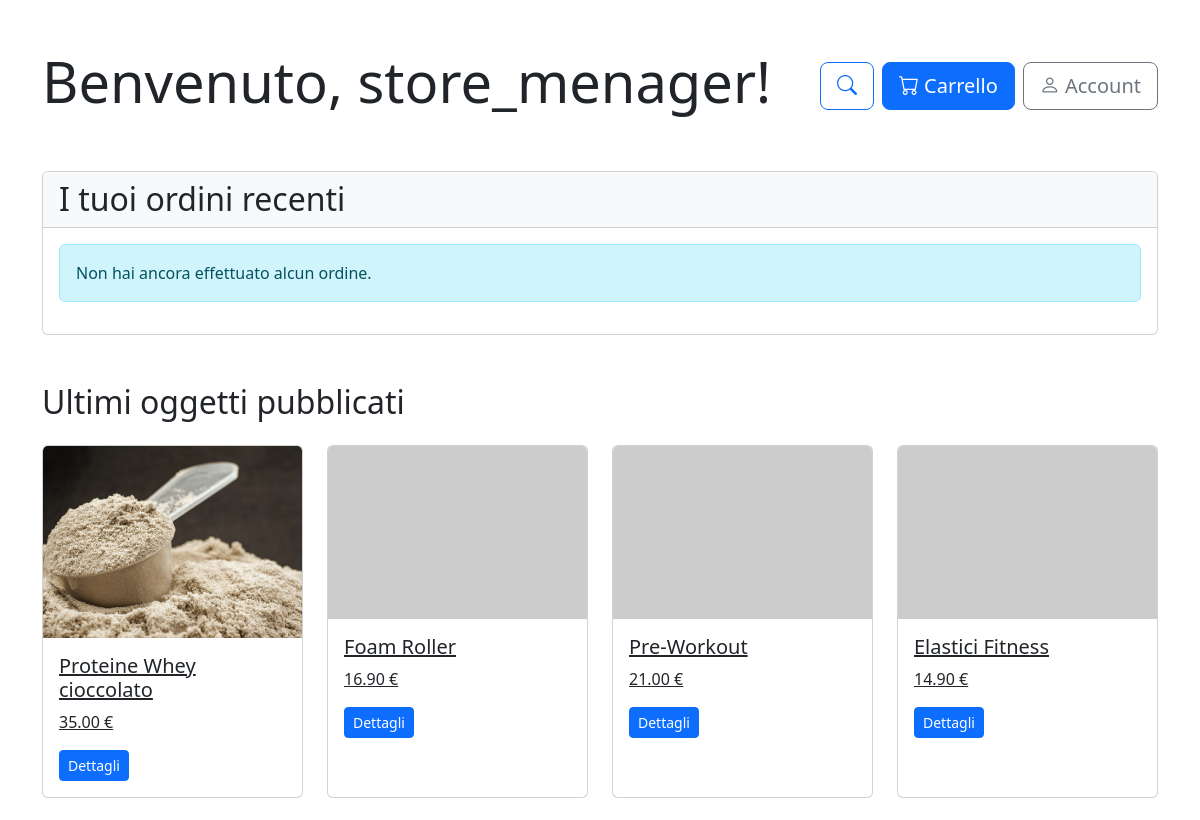
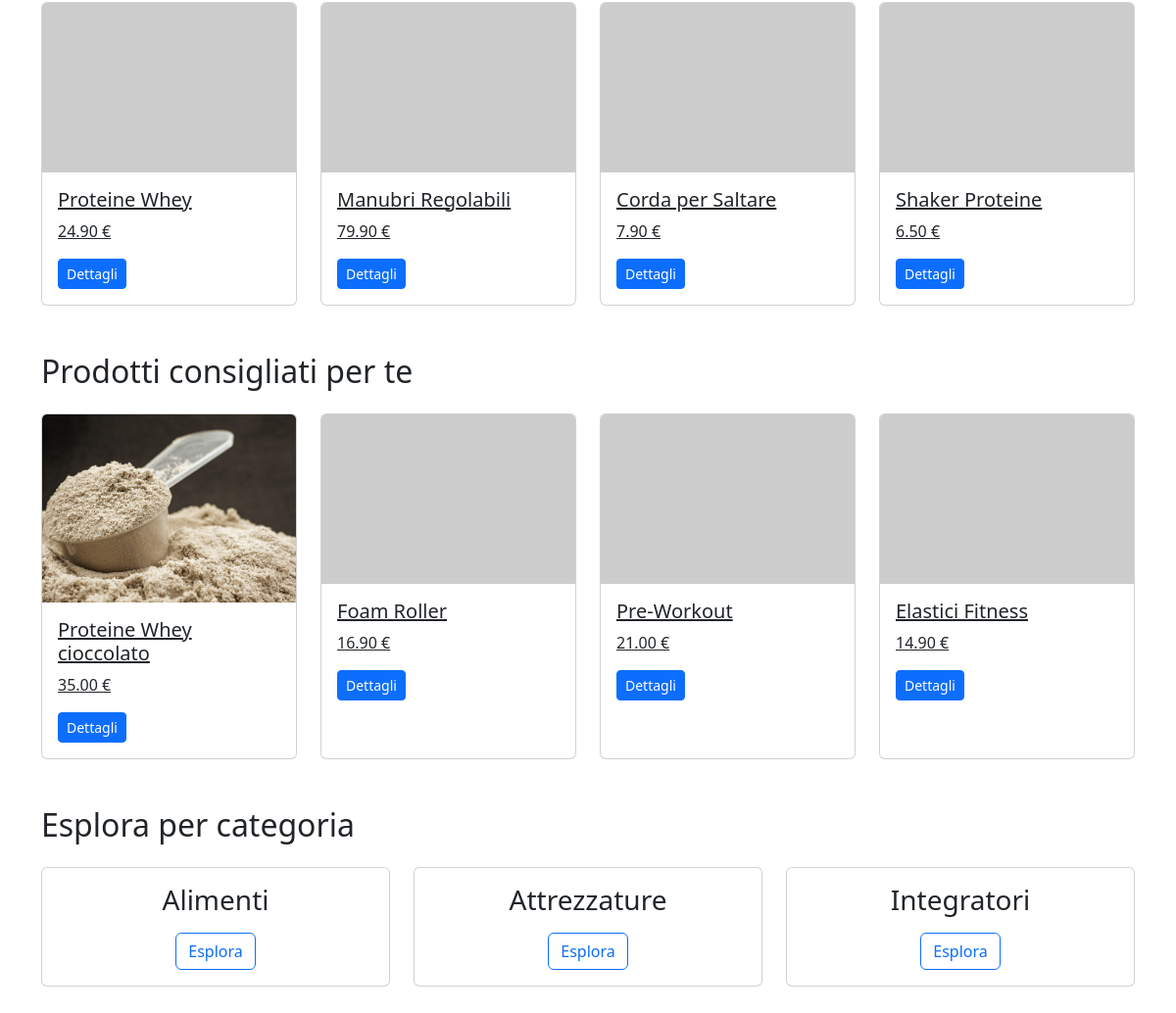
The page /user_home_page/ (signed in) on the database its author committed (2 pictures, top to bottom).
### users/models.py (models this page shows, shortened)
class CustomUser(AbstractUser):
   phone_number = models.CharField(max_length=15, blank=True, null=True, validators=[
            RegexValidator(
                regex=r'^\+\d{2,3}\d{10}$',
                message="Il numero di telefono deve essere nel formato +CCXXXXXXXXXX o +CCCXXXXXXXXXX (prefisso di 2 o 3 cifre seguito da 10 cifre)."
            )
        ])
   favorite_list = models.ManyToManyField('products.Product', blank=True, related_name='favorited_by')
   objects = CustomUserManager()

### products/models.py (models this page shows, shortened)
class Product(models.Model):
    category = models.ManyToManyField(Category)  #todo: decide if meny-to-many or foreign key
    name = models.CharField(max_length=200, unique=True)
    description = models.TextField(blank=True)
    price = models.DecimalField(max_digits=10, decimal_places=2)
    stock = models.PositiveIntegerField()
    available = models.BooleanField(default=True)
    created = models.DateTimeField(auto_now_add=True)
    updated = models.DateTimeField(auto_now=True)  #todo: add the user who created the product
    image = models.ImageField(upload_to='product_images/', blank=True, null=True)
    added_by = models.ForeignKey('users.CustomUser', on_delete=models.SET_NULL, related_name='products_added', null=True, blank=True)
    modified_by = models.ForeignKey('users.CustomUser', on_delete=models.SET_NULL, related_name='products_modified', null=True, blank=True)
    class Meta:
        ordering = ('name',)

class Category(models.Model):
    name = models.CharField(max_length=200, unique=True)
    class Meta:
        verbose_name_plural = "Categories"

### users/views.py (the view)
# urls.py: path('user_home_page/', user_home_page, name='user_home_page'),
@login_required
def user_home_page(request):
    user = request.user
    recent_orders = Order.objects.filter(user=user).order_by('-created_at')[:5]
    categories = Category.objects.all()
    latest_products = Product.objects.all().order_by('-created')[:8]
    already_bought_products_list = recent_orders.first()
    already_bought_products =  OrderItem.objects.filter(order=already_bought_products_list)
    already_bought_products_category = Category.objects.filter(product__in=already_bought_products.values_list('product', flat=True))
    if already_bought_products_category.exists() and already_bought_products.exists():
        suggested_products = Product.objects.filter(category__in=already_bought_products_category).exclude(id__in=already_bought_products)[:4]
    else:
        suggested_products = Product.objects.all().order_by('-created')[:4]
    context = {
        'user': user,
        'recent_orders': recent_orders,
        'latest_products': latest_products,
        'categories': categories,
        'suggested_products': suggested_products
    }
    return render(request, 'users/user_home_page.html', context)

### templates/users/user_home_page.html (shortened to what this page needs)
{% extends "base.html" %}
{% block content %}
<div class="container py-5">
    <div class="row mb-5">
        <div class="col-md-8">
            <h1 class="display-4">Benvenuto, {{ user.username }}!</h1>
        </div>
        <div class="col-md-4 text-end d-flex align-items-center justify-content-end">
            <a href="{% url 'products:product_list_category' %}" class="btn btn-outline-primary btn-lg me-2" title="Cerca prodotti">
                <i class="bi bi-search"></i>
            </a>
            <a href="{% url 'core:view_cart' %}" class="btn btn-primary btn-lg">
                <i class="bi bi-cart"></i> Carrello
            </a>
            <a href="{% url 'users:account' %}" class="btn btn-outline-secondary btn-lg ms-2">
                <i class="bi bi-person"></i> Account
            </a>
        </div>
    </div>
    <div class="card mb-5">
        <div class="card-header bg-light">
            <h2 class="mb-0">I tuoi ordini recenti</h2>
        </div>
        <div class="card-body">
            {% if recent_orders %}
                <div class="table-responsive">
                    <table class="table table-hover">
                        <thead>
                            <tr>
                                <th>Ordine #</th>
                                <th>Data</th>
                                <th>Stato</th>
                                <th>Totale</th>
                                <th>Azioni</th>
                            </tr>
                        </thead>
                        <tbody>
                            {% for order in recent_orders %}
                            <tr>
                                <td>{{ order.id }}</td>
                                <td>{{ order.created_at|date:"d/m/Y" }}</td>
                                <td>
                                    <span class="badge {% if order.status == 'completed' %}bg-success{% elif order.status == 'processing' %}bg-warning{% else %}bg-info{% endif %}">
                                        {{ order.get_status_display }}
                                    </span>
                                </td>
                                <td>{{ order.get_total_cost }} €</td>
                                <td>
                                    <a href="{% url 'core:order_detail' order.id %}" class="btn btn-sm btn-outline-primary">Dettagli</a>
                                </td>
                            </tr>
                            {% endfor %}
                        </tbody>
                    </table>
                </div>
                <a href="{% url 'core:order_history' %}" class="btn btn-outline-primary mt-3">Vedi tutti gli ordini</a>
            {% else %}
                <div class="alert alert-info">Non hai ancora effettuato alcun ordine.</div>
            {% endif %}
        </div>
    </div>
    <h2 class="mb-4">Ultimi oggetti pubblicati</h2>
    <div class="row row-cols-1 row-cols-md-4 g-4 mb-5">
        {% for product in latest_products %}
        <div class="col">
            <a href="{% url 'products:product_info' product.id %}?source=user_home_page" class="card h-100">
                {% if product.image %}
                    <img src="{{ product.image.url }}" class="card-img-top" alt="{{ product.name }}">
                {% else %}
                    <img src='https://www.placehold.co/30x20' class="card-img-top" alt="{{ product.name }}">
                {% endif %}
                <div class="card-body">
                    <h5 class="card-title">{{ product.name }}</h5>
                    <p class="card-text">{{ product.price }} €</p>
                    <span class="btn btn-sm btn-primary">Dettagli</span>
                </div>
            </a>
        </div>
        {% empty %}
        <div class="col-12">
            <div class="alert alert-info">Nessun prodotto disponibile al momento</div>
        </div>
        {% endfor %}
    </div>
    <h2 class="mb-4">Prodotti consigliati per te</h2>
    <div class="row row-cols-1 row-cols-md-4 g-4 mb-5">
        {% for product in suggested_products %}
        <div class="col">
            <a href="{% url 'products:product_info' product.id %}?source=user_home_page" class="card h-100">
                {% if product.image %}
                    <img src="{{ product.image.url }}" class="card-img-top" alt="{{ product.name }}">
                {% else %}
                    <img src='https://www.placehold.co/30x20' class="card-img-top" alt="{{ product.name }}">
                {% endif %}
                <div class="card-body">
                    <h5 class="card-title">{{ product.name }}</h5>
                    <p class="card-text">{{ product.price }} €</p>
                    <span  class="btn btn-sm btn-primary">Dettagli</span>
                </div>
            </a>
        </div>
        {% empty %}
        <div class="col-12">
            <div class="alert alert-info">Nessun prodotto consigliato al momento</div>
        </div>
        {% endfor %}
    </div>
    <h2 class="mb-4">Esplora per categoria</h2>
    <div class="row mb-5">
        {% for category in categories %}
        <div class="col-md-4 mb-4">
            <div class="card">
                <div class="card-body text-center">
                    <h3 class="card-title">{{ category.name }}</h3>
                    <a href="{% url 'products:product_list_category' category.id %}" class="btn btn-outline-primary">Esplora</a>
                </div>
            </div>
        </div>
        {% endfor %}
    </div>
</div>
{% endblock %}

### rows shown on the page
CustomUser: username "store_menager"
Product: image (picture), name "Proteine Whey cioccolato", price "35.00"
Product: name "Foam Roller", price "16.90"
Product: name "Pre-Workout", price "21.00"
Product: name "Elastici Fitness", price "14.90"
Product: name "Proteine Whey", price "24.90"
Product: name "Manubri Regolabili", price "79.90"
Product: name "Corda per Saltare", price "7.90"
Product: name "Shaker Proteine", price "6.50"
Category: name "Alimenti"
Category: name "Attrezzature"
Category: name "Integratori"
